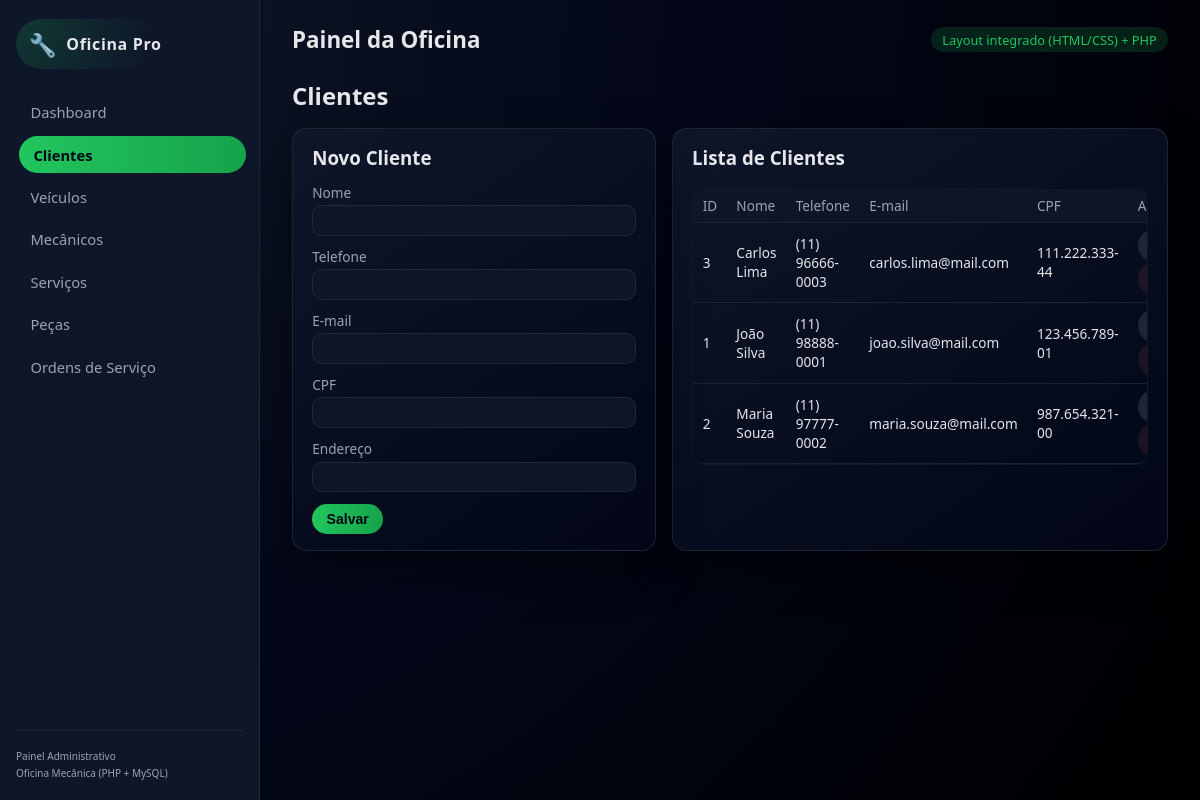
Screenshot of /index.php?page=clientes with the database file from the repository.
### tables this page shows
CREATE TABLE clientes (
  id_cliente INT AUTO_INCREMENT PRIMARY KEY,
  nome       VARCHAR(100) NOT NULL,
  telefone   VARCHAR(20),
  email      VARCHAR(100),
  cpf        VARCHAR(14),
  endereco   VARCHAR(150)
);

### pages/clientes.php (the view, shortened to what this page needs)
<?php
$clienteEdicao = null;
$clientes = $pdo->query("SELECT * FROM clientes ORDER BY nome")->fetchAll();
?>
<div class="section-header">
  <h2>Clientes</h2>
</div>
<div class="grid-2">
  <div class="card form-card">
    <h3><?php echo $clienteEdicao ? 'Editar Cliente' : 'Novo Cliente'; ?></h3>
    <form method="post">
      <div class="form-group">
        <label>Nome</label>
        <input type="text" name="nome" required
               value="<?php echo htmlspecialchars($clienteEdicao['nome'] ?? ''); ?>">
      </div>
      <div class="form-group">
        <label>Telefone</label>
        <input type="text" name="telefone"
               value="<?php echo htmlspecialchars($clienteEdicao['telefone'] ?? ''); ?>">
      </div>
      <div class="form-group">
        <label>E-mail</label>
        <input type="email" name="email"
               value="<?php echo htmlspecialchars($clienteEdicao['email'] ?? ''); ?>">
      </div>
      <div class="form-group">
        <label>CPF</label>
        <input type="text" name="cpf"
               value="<?php echo htmlspecialchars($clienteEdicao['cpf'] ?? ''); ?>">
      </div>
      <div class="form-group">
        <label>Endereço</label>
        <input type="text" name="endereco"
               value="<?php echo htmlspecialchars($clienteEdicao['endereco'] ?? ''); ?>">
      </div>
      <button type="submit" class="btn primary">
        <?php echo $clienteEdicao ? 'Atualizar' : 'Salvar'; ?>
      </button>
    </form>
  </div>
  <div class="card">
    <h3>Lista de Clientes</h3>
    <div class="table-wrapper">
      <table>
        <thead>
          <tr>
            <th>ID</th>
            <th>Nome</th>
            <th>Telefone</th>
            <th>E-mail</th>
            <th>CPF</th>
            <th>Ações</th>
          </tr>
        </thead>
        <tbody>
          <?php foreach ($clientes as $c): ?>
            <tr>
              <td><?php echo $c['id_cliente']; ?></td>
              <td><?php echo htmlspecialchars($c['nome']); ?></td>
              <td><?php echo htmlspecialchars($c['telefone']); ?></td>
              <td><?php echo htmlspecialchars($c['email']); ?></td>
              <td><?php echo htmlspecialchars($c['cpf']); ?></td>
              <td>
                <a class="btn secondary" href="index.php?page=clientes&edit=<?php echo $c['id_cliente']; ?>">Editar</a>
                <a class="btn danger" href="index.php?page=clientes&delete=<?php echo $c['id_cliente']; ?>"
                   onclick="return confirm('Deseja realmente excluir este cliente?');">
                </a>
              </td>
            </tr>
          <?php endforeach; ?>
        </tbody>
      </table>
    </div>
  </div>
</div>

### style.css (style rules this page uses)
:root { --bg: #0f172a; --bg-soft: #111827; --card: #020617; --accent: #22c55e; --accent-soft: rgba(34,197,94,0.15); --text: #e5e7eb; --text-soft: #9ca3af; --danger: #ef4444; --border: #1f2937; --radius: 0.9rem; --shadow: 0 18px 45px rgba(0,0,0,0.45); --transition: 0.2s ease; --font: system-ui, -apple-system, BlinkMacSystemFont, "SF Pro Text", "Segoe UI", sans-serif; }
* { box-sizing: border-box; }
body { margin: 0; font-family: var(--font); background: radial-gradient(circle at top left, #111827, #020617 50%, #000 100%); color: var(--text); }
.section-header { display: flex; justify-content: space-between; align-items: center; margin-bottom: 1rem; }
.section-header h2 { margin: 0; }
.card { background: linear-gradient(145deg, rgba(15,23,42,0.95), #020617); border-radius: var(--radius); border: 1px solid rgba(31,41,55,0.9); box-shadow: var(--shadow); padding: 1rem 1.2rem; }
.card h3 { margin-top: 0; }
.form-card { position: relative; }
.form-card h3 { margin-top: 0; margin-bottom: 0.8rem; }
.form-group { margin-bottom: 0.7rem; display: flex; flex-direction: column; gap: 0.2rem; }
label { font-size: 0.85rem; color: var(--text-soft); }
input, select, textarea { border-radius: 0.6rem; border: 1px solid var(--border); background: rgba(15,23,42,0.9); padding: 0.4rem 0.7rem; color: var(--text); font-size: 0.9rem; outline: none; transition: var(--transition); }
.btn { border-radius: 999px; border: none; padding: 0.45rem 0.9rem; font-size: 0.88rem; cursor: pointer; transition: var(--transition); text-decoration: none; display: inline-block; }
.btn.primary { background: linear-gradient(90deg, #22c55e, #16a34a); color: #020617; font-weight: 600; }
.btn.secondary { background: rgba(31,41,55,0.95); color: var(--text); }
.btn.danger { background: rgba(248,113,113,0.1); color: var(--danger); }
.table-wrapper { margin-top: 0.5rem; max-height: 400px; overflow: auto; border-radius: 0.7rem; border: 1px solid #111827; }
table { width: 100%; border-collapse: collapse; font-size: 0.85rem; }
thead { background: rgba(15,23,42,0.95); position: sticky; top: 0; z-index: 1; }
th, td { padding: 0.4rem 0.6rem; border-bottom: 1px solid rgba(31,41,55,0.8); }
th { text-align: left; color: var(--text-soft); font-weight: 500; }
.grid-2 { display: grid; grid-template-columns: minmax(0, 1.1fr) minmax(0, 1.5fr); gap: 1rem; }

### rows the page displays
clientes: id_cliente "3", nome "Carlos Lima", telefone "(11) 96666-0003", email "carlos.lima@mail.com", cpf "111.222.333-44"
clientes: id_cliente "1", nome "João Silva", telefone "(11) 98888-0001", email "joao.silva@mail.com", cpf "123.456.789-01"
clientes: id_cliente "2", nome "Maria Souza", telefone "(11) 97777-0002", email "maria.souza@mail.com", cpf "987.654.321-00"
